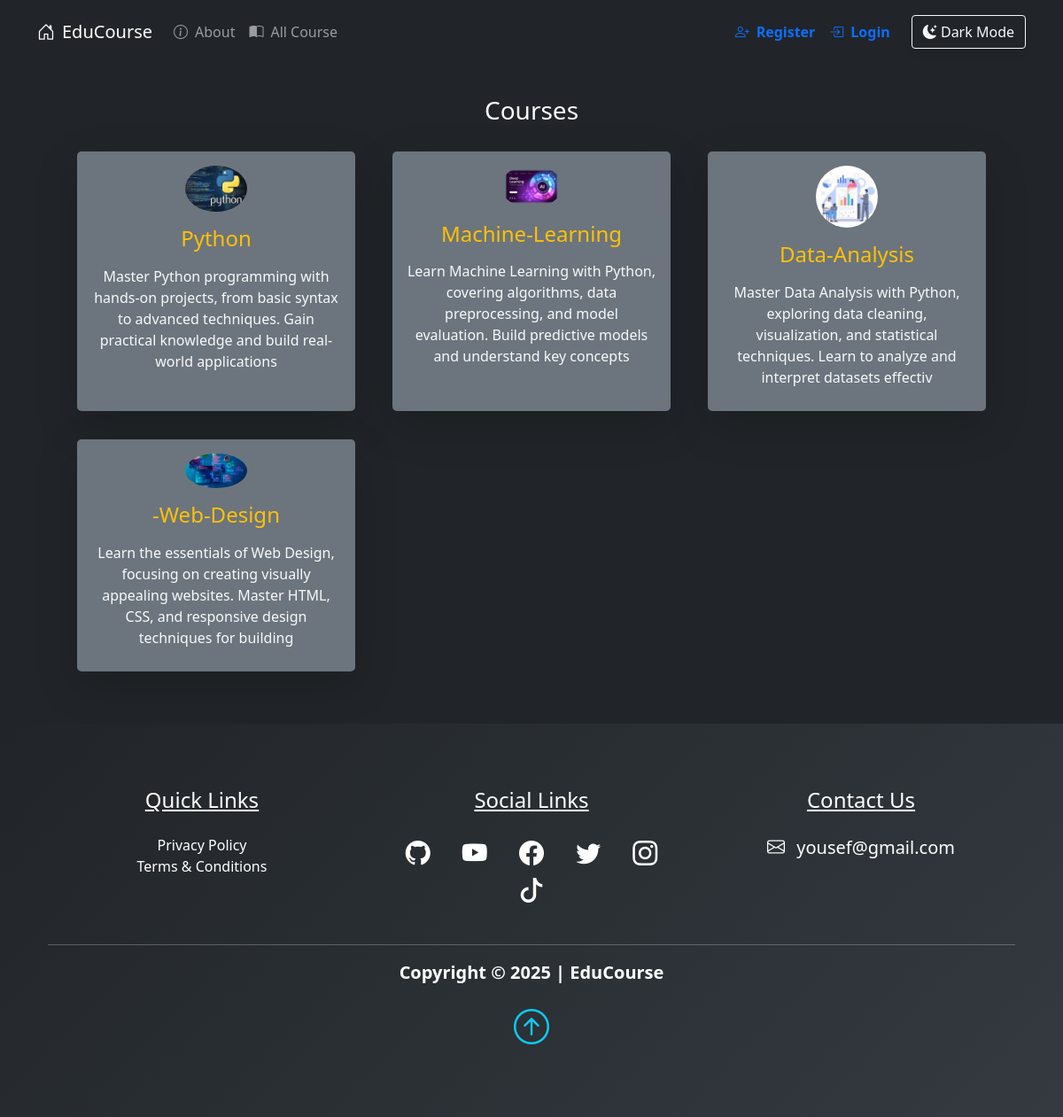
Screenshot of /courses with the database file from the repository.
### pythonic/models.py (models this page shows, shortened)
class Course(db.Model):
    id = db.Column(db.Integer, primary_key=True)
    title = db.Column(db.String(50), unique=True, nullable=False)
    description = db.Column(db.String(150), nullable=False)
    icon = db.Column(db.String(20), nullable=False, default="default_icon.jpg")
    lessons = db.relationship("Lesson", backref="course_name", lazy=True)

### pythonic/routes.py (the view)
@app.route("/courses")
def courses():
    courses = Course.query.all()
    return render_template("courses.html", title="Courses", courses=courses)

### pythonic/templates/courses.html
{% extends "layout.html"%}
{% block content %}
<section class="bg-dark">
    <div class="container p-5">
        <h3 class="text-center text-light" id='learn'>Courses</h3>
        <div class="row">
            {% for course in courses %}
            <div class="col-sm-12 col-md-6 col-lg-4 p-3 d-flex align-items-stretch">
                <a href="{{url_for('course', course_title=course.title)}}" class="text-decoration-none">
                    <div class="card bg-secondary text-light h-100 border-0 shadow-lg">
                        <div class="card-body text-center">
                            <img src="{{url_for('static', filename='course_icons/'+course.icon)}}" alt="{{course.title}} icon"
                                class="card-img w-25 rounded-circle mb-3">
                            <h4 class="card-title mb-3 text-warning">
                                {{course.title}}
                            </h4>
                            <p class="card-text">{{course.description}}</p>
                        </div>
                    </div>
                </a>
            </div>
            {% endfor %}
        </div>
    </div>
</section>
{% endblock content %}

### pythonic/static/main.css (style rules this page uses)
body::before { display: block; content: ''; height: 60px; }
.card { transition: 0.7s ease; box-shadow: 0 5px 15px rgba(1 1 1/ 15); border-radius: 5px; margin: 5px; }

### pythonic/static/styles.css (style rules this page uses)
.card-body img { transition: transform 0.3s ease; }

### rows the page displays
Course: icon (picture), title "Python", description "Master Python programming with hands-on projects, from basic syntax to advanced techniques. Gain practical knowledge and build real-world applications"
Course: icon (picture), title "Machine-Learning", description "Learn Machine Learning with Python, covering algorithms, data preprocessing, and model evaluation. Build predictive models and understand key concepts"
Course: icon (picture), title "Data-Analysis", description "Master Data Analysis with Python, exploring data cleaning, visualization, and statistical techniques. Learn to analyze and interpret datasets effectiv"
Course: icon (picture), title "-Web-Design", description "Learn the essentials of Web Design, focusing on creating visually appealing websites. Master HTML, CSS, and responsive design techniques for building"
